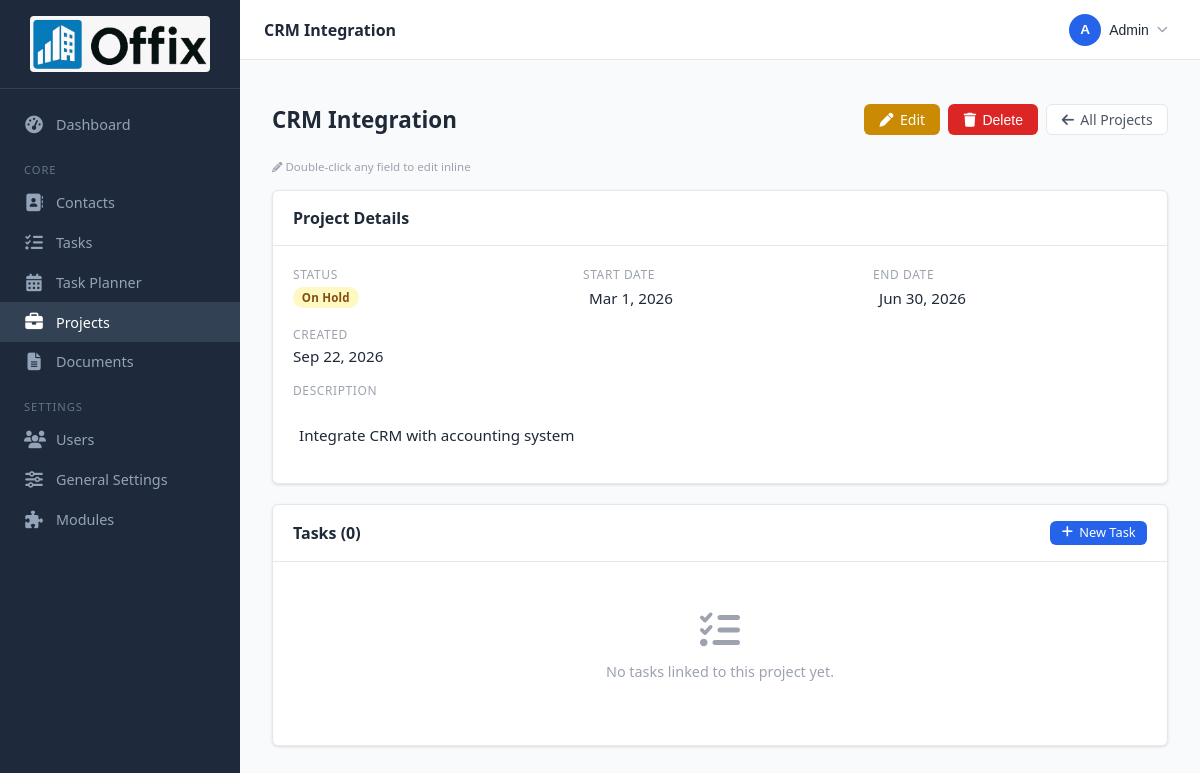
The app's page /projects/5 (signed in) with its own data.
### tables this page shows
CREATE TABLE `projects` (
  `id` int(10) unsigned NOT NULL AUTO_INCREMENT,
  `name` varchar(200) NOT NULL,
  `description` text DEFAULT NULL,
  `status` enum('active','on_hold','completed','cancelled') NOT NULL DEFAULT 'active',
  `start_date` date DEFAULT NULL,
  `end_date` date DEFAULT NULL,
  `created_at` timestamp NOT NULL DEFAULT current_timestamp(),
  `updated_at` timestamp NOT NULL DEFAULT current_timestamp() ON UPDATE current_timestamp(),
  PRIMARY KEY (`id`)
);

### app/controllers/ProjectController.php (called while the page is built, shortened)
<?php
class ProjectController extends Controller
{
    private Project $model;
    public function __construct()
    {
        $this->model = new Project();
    }
    public function show(string $id): void
    {
        $project = $this->model->find((int) $id);
        $tasks = $this->model->tasks((int) $id);
        $this->render('projects.show', [
            'pageTitle' => $project['name'],
            'project'   => $project,
            'tasks'     => $tasks,
        ]);
    }
}

### public/index.php (called while the page is built, shortened)
<?php
spl_autoload_register(function (string $class): void {
    $prefixMap = [
        'App\\Core\\'                => APP_PATH . '/core/',
        'App\\Controllers\\'         => APP_PATH . '/controllers/',
        'App\\Models\\'              => APP_PATH . '/models/',
        'App\\Modules\\Invoicing\\'  => ROOT_PATH . '/app/modules/invoicing/',
        'App\\Modules\\ItPlanning\\' => ROOT_PATH . '/app/modules/it_planning/',
    ];
    foreach ($prefixMap as $prefix => $baseDir) {
        if (str_starts_with($class, $prefix)) {
            $file = $baseDir . str_replace('\\', '/', substr($class, strlen($prefix))) . '.php';
            return;
        }
    }
});
$router = new Router();
$router->dispatch($_SERVER['REQUEST_METHOD'], $_SERVER['REQUEST_URI']);

### app/core/Database.php (called while the page is built, shortened)
<?php
class Database
{
    private static ?PDO $instance = null;
    public static function getInstance(): PDO
    {
        if (self::$instance === null) {
            $config = require ROOT_PATH . '/config/database.php';
            $dsn = "mysql:host={$config['host']};dbname={$config['dbname']};charset={$config['charset']}";
            try {
                self::$instance = new PDO($dsn, $config['username'], $config['password'], [
                    PDO::ATTR_ERRMODE            => PDO::ERRMODE_EXCEPTION,
                    PDO::ATTR_DEFAULT_FETCH_MODE => PDO::FETCH_ASSOC,
                    PDO::ATTR_EMULATE_PREPARES   => false,
                ]);
            } catch (PDOException $e) {
                error_log('DB connection failed: ' . $e->getMessage());
                die('Database connection error. Please check your configuration.');
            }
        }
        return self::$instance;
    }
}

### app/core/Model.php (called while the page is built, shortened)
<?php
abstract class Model
{
    protected PDO $db;
    public function __construct()
    {
        $this->db = Database::getInstance();
    }
    protected function query(string $sql, array $params = []): array
    {
        $stmt = $this->db->prepare($sql);
        $stmt->execute($params);
        return $stmt->fetchAll();
    }
    protected function queryOne(string $sql, array $params = []): ?array
    {
        $stmt = $this->db->prepare($sql);
        $stmt->execute($params);
        $row = $stmt->fetch();
        return $row !== false ? $row : null;
    }
}

### app/models/Project.php (called while the page is built, shortened)
<?php
class Project extends Model
{
    private string $table = 'projects';
    public function find(int $id): ?array
    {
        return $this->queryOne(
            "SELECT * FROM {$this->table} WHERE id = ?",
            [$id]
        );
    }
    public function tasks(int $projectId): array
    {
        return $this->query(
            "SELECT t.*, c.name AS contact_name
             FROM   tasks t
             LEFT JOIN contacts c ON c.id = t.contact_id
             WHERE  t.project_id = ?
             ORDER BY t.due_date ASC",
            [$projectId]
        );
    }
}

### app/views/projects/show.php (the view, shortened to what this page needs)
<?php $pid = $project['id']; ?>
<div class="page-header">
    <h1 class="page-title ie-title"
        data-model="project"
        data-id="<?= $pid ?>"
        data-field="name"
        data-original="<?= htmlspecialchars($project['name']) ?>"
        title="Double-click to edit">
        <?= htmlspecialchars($project['name']) ?>
    </h1>
    <div style="display:flex; gap:.5rem; flex-wrap:wrap;">
        <a href="/projects/<?= $pid ?>/edit" class="btn btn-warning">
            <i class="fa-solid fa-pen"></i> Edit
        </a>
        <button class="btn btn-danger"
                data-confirm-delete="true"
                data-action="/projects/<?= $pid ?>/delete">
            <i class="fa-solid fa-trash"></i> Delete
        </button>
        <a href="/projects" class="btn btn-secondary">
            <i class="fa-solid fa-arrow-left"></i> All Projects
        </a>
    </div>
</div>
<p style="font-size:.72rem; color:var(--gray-400); margin-bottom:1rem;">
    <i class="fa-solid fa-pencil" style="font-size:.65rem;"></i>
    Double-click any field to edit inline
</p>
<div class="card" style="margin-bottom:1.25rem;">
    <div class="card-header"><h2>Project Details</h2></div>
    <div class="card-body">
        <div class="detail-grid">
            <div class="detail-item">
                <label>Status</label>
                <p>
                    <span class="badge badge-<?= htmlspecialchars($project['status']) ?>">
                        <?= htmlspecialchars(str_replace('_', ' ', $project['status'])) ?>
                    </span>
                </p>
            </div>
            <div class="detail-item">
                <label>Start Date</label>
                <p class="ie-field"
                   data-model="project" data-id="<?= $pid ?>" data-field="start_date" data-type="date"
                   data-value="<?= htmlspecialchars($project['start_date'] ?? '') ?>">
                    <?= $project['start_date'] ? htmlspecialchars(date('M j, Y', strtotime($project['start_date']))) : '—' ?>
                </p>
            </div>
            <div class="detail-item">
                <label>End Date</label>
                <p class="ie-field"
                   data-model="project" data-id="<?= $pid ?>" data-field="end_date" data-type="date"
                   data-value="<?= htmlspecialchars($project['end_date'] ?? '') ?>">
                    <?= $project['end_date'] ? htmlspecialchars(date('M j, Y', strtotime($project['end_date']))) : '—' ?>
                </p>
            </div>
            <div class="detail-item">
                <label>Created</label>
                <p><?= htmlspecialchars(date('M j, Y', strtotime($project['created_at']))) ?></p>
            </div>
            <div class="detail-item full">
                <label>Description</label>
                <p class="ie-field"
                   data-model="project" data-id="<?= $pid ?>" data-field="description" data-type="textarea"
                   style="white-space:pre-line; min-height:2.5rem;">
                    <?= htmlspecialchars($project['description'] ?? '') ?: '—' ?>
                </p>
            </div>
        </div>
    </div>
</div>
<div class="card">
    <div class="card-header">
        <h2>Tasks (<?= count($tasks) ?>)</h2>
        <a href="/tasks/create" class="btn btn-sm btn-primary">
            <i class="fa-solid fa-plus"></i> New Task
        </a>
    </div>
    <?php if (empty($tasks)): ?>
        <div class="empty-state">
            <i class="fa-solid fa-list-check empty-icon"></i>
            <p>No tasks linked to this project yet.</p>
        </div>
    <?php endif; ?>
</div>

### app/core/Router.php (shortened to what this page needs)
<?php
class Router
{
    private array $routes = [];
    private function addRoute(string $method, string $pattern, string|callable $handler, string $action): void
    {
        $this->routes[] = [
            'method'  => $method,
            'pattern' => $pattern,
            'handler' => $handler,
            'action'  => $action,
        ];
    }
    public function dispatch(string $method, string $uri): void
    {
        $uri = strtok($uri, '?');
        $uri = '/' . trim($uri, '/');
        foreach ($this->routes as $route) {
            if ($route['method'] !== strtoupper($method)) continue;
            $params = [];
            if ($this->matches($route['pattern'], $uri, $params)) {
                $this->call($route['handler'], $route['action'], $params);
                return;
            }
        }
    }
    private function matches(string $pattern, string $uri, array &$params): bool
    {
        $regex = preg_replace('/\{([a-zA-Z_]+)\}/', '(?P<$1>[^/]+)', $pattern);
        $regex = '#^' . $regex . '$#';
        if (preg_match($regex, $uri, $matches)) {
            return true;
        }
        return false;
    }
    private function call(string|callable $handler, string $action, array $params): void
    {
        $controller = new $handler();
        call_user_func_array([$controller, $action], $params);
    }
}

### public/css/app.css (style rules this page uses)
*, *::before, *::after { box-sizing: border-box; margin: 0; padding: 0; }
:root { --brand: #2563eb; --brand-dark: #1d4ed8; --brand-light: #eff6ff; --success: #16a34a; --warning: #ca8a04; --danger: #dc2626; --gray-50: #f9fafb; --gray-100: #f3f4f6; --gray-200: #e5e7eb; --gray-400: #9ca3af; --gray-600: #4b5563; --gray-800: #1f2937; --sidebar-w: 240px; --header-h: 60px; --radius: 6px; --shadow: 0 1px 3px rgba(0,0,0,.12); --font: 'Segoe UI', system-ui, sans-serif; }
html { font-size: 16px; }
body { font-family: var(--font); color: var(--gray-800); background: var(--gray-50); min-height: 100vh; display: flex; }
a { color: var(--brand); text-decoration: none; }
.page-header { display: flex; align-items: center; justify-content: space-between; margin-bottom: 1.5rem; flex-wrap: wrap; gap: .75rem; }
.page-title { font-size: 1.4rem; font-weight: 700; color: var(--gray-800); }
.card { background: #fff; border-radius: var(--radius); border: 1px solid var(--gray-200); box-shadow: var(--shadow); overflow: hidden; }
.card-header { padding: 1rem 1.25rem; border-bottom: 1px solid var(--gray-200); display: flex; align-items: center; justify-content: space-between; gap: .5rem; }
.card-header h2 { font-size: 1rem; font-weight: 600; }
.card-body { padding: 1.25rem; }
.btn { display: inline-flex; align-items: center; gap: .4rem; padding: .45rem .9rem; border-radius: var(--radius); font-size: .875rem; font-weight: 500; cursor: pointer; border: 1px solid transparent; transition: background .15s, border-color .15s, color .15s; text-decoration: none; line-height: 1; }
.btn-primary { background: var(--brand); color: #fff; }
.btn-warning { background: var(--warning); color: #fff; }
.btn-danger { background: var(--danger); color: #fff; }
.btn-secondary { background: #fff; color: var(--gray-600); border-color: var(--gray-200); }
.btn-sm { padding: .3rem .65rem; font-size: .8rem; }
label { font-size: .85rem; font-weight: 500; color: var(--gray-600); }
.badge { display: inline-block; padding: .2rem .55rem; border-radius: 999px; font-size: .72rem; font-weight: 600; letter-spacing: .02em; text-transform: capitalize; }
.badge-on_hold { background: #fef9c3; color: #854d0e; }
.empty-state { padding: 3rem 1rem; text-align: center; color: var(--gray-400); }
.empty-state .empty-icon { font-size: 2.5rem; margin-bottom: .75rem; }
.empty-state p { font-size: .9rem; margin-bottom: 1rem; }
.detail-grid { display: grid; grid-template-columns: repeat(auto-fill, minmax(220px, 1fr)); gap: 1rem; margin-bottom: 1rem; }
.detail-item label { display: block; font-size: .75rem; text-transform: uppercase; letter-spacing: .05em; color: var(--gray-400); margin-bottom: .2rem; }
.detail-item p { font-size: .95rem; color: var(--gray-800); }
.detail-item.full { grid-column: 1 / -1; }
.ie-field { cursor: text; padding: 2px 6px; border-radius: var(--radius); transition: background .15s; min-height: 1.4em; display: block; }
.ie-field::after { content: ' \270E'; font-size: .65em; color: var(--gray-400); opacity: 0; transition: opacity .15s; }
h1.ie-title { cursor: text; }

### records on screen
projects: name "CRM Integration", status "On Hold", start_date "Mar 1, 2026", end_date "Jun 30, 2026", created_at "Sep 22, 2026", description "Integrate CRM with accounting system"

### other values on screen
count($tasks) "0"
